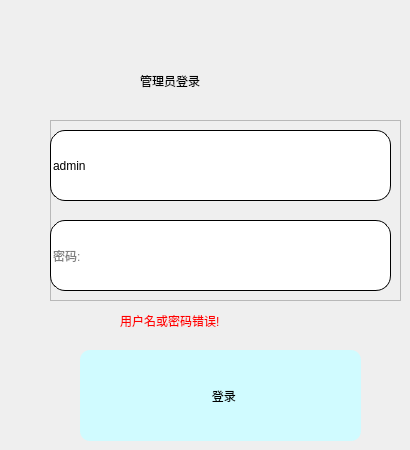
                              <widget class="QWidget" name="page_8">
                               <widget class="QFrame" name="frame_32">
                                <property name="geometry">
                                 <rect>
                                  <x>50</x>
                                  <y>120</y>
                                  <width>351</width>
                                  <height>181</height>
                                 </rect>
                                </property>
                                <property name="frameShape">
                                 <enum>QFrame::StyledPanel</enum>
                                </property>
                                <property name="frameShadow">
                                 <enum>QFrame::Raised</enum>
                                </property>
                                <widget class="QLineEdit" name="lineEdit_5">
                                 <property name="geometry">
                                  <rect>
                                   <x>0</x>
                                   <y>10</y>
                                   <width>341</width>
                                   <height>71</height>
                                  </rect>
                                 </property>
                                 <property name="styleSheet">
                                  <string notr="true">border:1px solid black;
border-radius:15px;
font: 11pt &quot;黑体&quot;;</string>
                                 </property>
                                 <property name="inputMask">
                                  <string/>
                                 </property>
                                 <property name="text">
                                  <string>admin</string>
                                 </property>
                                 <property name="placeholderText">
                                  <string>用户名：</string>
                                 </property>
                                </widget>
                                <widget class="QLineEdit" name="lineEdit_6">
                                 <property name="geometry">
                                  <rect>
                                   <x>0</x>
                                   <y>100</y>
                                   <width>341</width>
                                   <height>71</height>
                                  </rect>
                                 </property>
                                 <property name="styleSheet">
                                  <string notr="true">border:1px solid black;
border-radius:15px;
font: 11pt &quot;黑体&quot;;</string>
                                 </property>
                                 <property name="inputMask">
                                  <string/>
                                 </property>
                                 <property name="echoMode">
                                  <enum>QLineEdit::Password</enum>
                                 </property>
                                 <property name="placeholderText">
                                  <string>密码:</string>
                                 </property>
                                </widget>
                               </widget>
                               <widget class="QPushButton" name="LoginBtn">
                                <property name="geometry">
                                 <rect>
                                  <x>80</x>
                                  <y>350</y>
                                  <width>281</width>
                                  <height>91</height>
                                 </rect>
                                </property>
                                <property name="styleSheet">
                                 <string notr="true">QPushButton{
	border-radius:10px;
	font: 20pt &quot;楷体&quot;;
	background-color: rgb(208, 251, 255);
}
QPushButton:hover{
	background-color: rgb(188, 231, 235);
}</string>
                                </property>
                                <property name="text">
                                 <string>  登录</string>
                                </property>
                                <property name="icon">
                                 <iconset>
                                  <normaloff>icon/登录.png</normaloff>icon/登录.png</iconset>
                                </property>
                                <property name="iconSize">
                                 <size>
                                  <width>50</width>
                                  <height>50</height>
                                 </size>
                                </property>
                               </widget>
                               <widget class="QLabel" name="label">
                                <property name="geometry">
                                 <rect>
                                  <x>140</x>
                                  <y>60</y>
                                  <width>171</width>
                                  <height>41</height>
                                 </rect>
                                </property>
                                <property name="styleSheet">
                                 <string notr="true">font: 20pt &quot;楷体&quot;;</string>
                                </property>
                                <property name="text">
                                 <string>管理员登录</string>
                                </property>
                               </widget>
                               <widget class="QLabel" name="label_29">
                                <property name="geometry">
                                 <rect>
                                  <x>120</x>
                                  <y>310</y>
                                  <width>211</width>
                                  <height>21</height>
                                 </rect>
                                </property>
                                <property name="styleSheet">
                                 <string notr="true">font: 14pt &quot;楷体&quot;;
color:rgb(255, 0, 0)</string>
                                </property>
                                <property name="text">
                                 <string>用户名或密码错误!</string>
                                </property>
                               </widget>
                              </widget>
